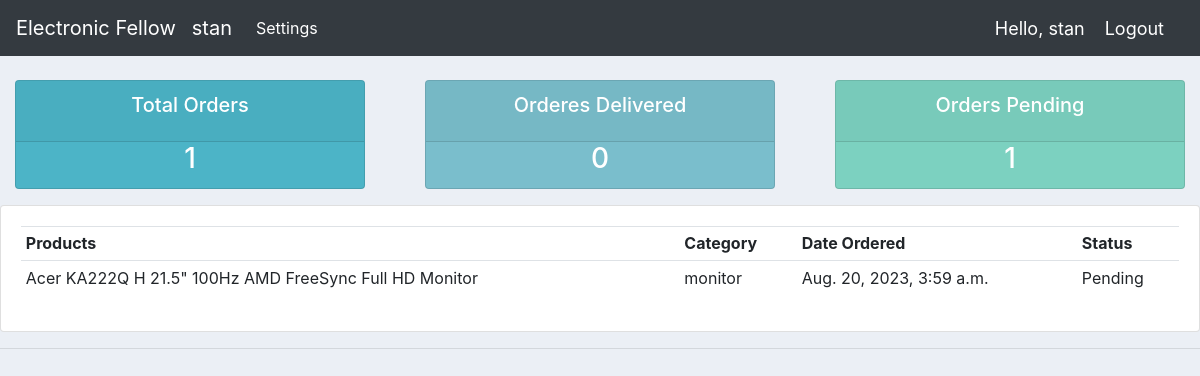
The app's page /user/ (signed in), older data.
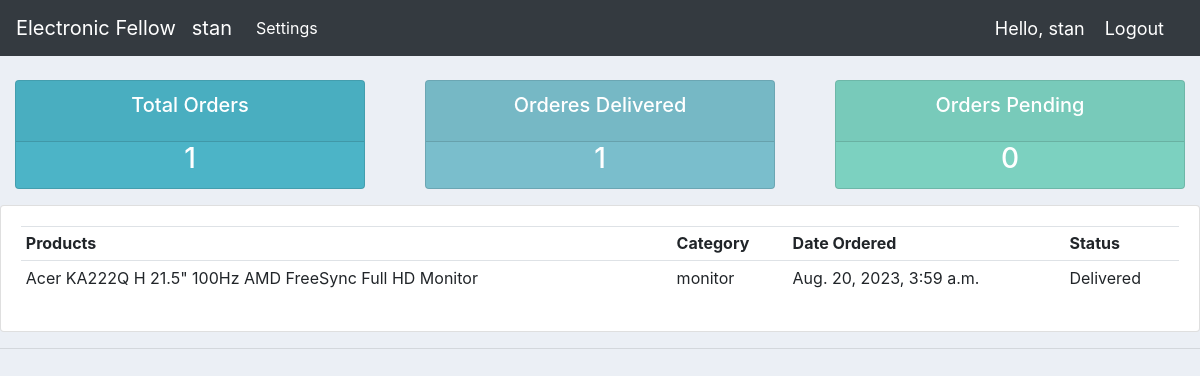
The same page, newer data.
### store/models.py (models this page shows, shortened)
class Order(models.Model):
    STATUS = (
        ('Pending', 'Pending'),
        ('Out of Delivery', 'Out of Delivery'),
        ('Delivered', 'Delivered')
    )
    date_ordered = models.DateTimeField(auto_now_add=True, null=True)
    customer = models.ForeignKey(Customer, on_delete=models.SET_NULL, null = True, blank=True)
    product = models.ForeignKey(Product, on_delete=models.SET_NULL, null = True)
    status = models.CharField(max_length=200, null=True, choices=STATUS)
    complete = models.BooleanField(default=False)
    transaction_id = models.CharField(max_length=100, null=True)

class Product(models.Model):
    name = models.CharField(max_length=200)
    image = models.ImageField(null=True, blank=True)
    price = models.FloatField()
    model = models.CharField(max_length=100)
    processor = models.CharField(max_length=100, null=True, blank=True)
    memory = models.CharField(max_length=100, null=True, blank=True)
    detail = models.TextField(null=True, blank=True)
    category = models.CharField(max_length=200, null=True, blank=True)
    digital = models.BooleanField(default=False, null=True, blank=True)
    date_created = models.DateTimeField(auto_now_add=True, null=True)
    def __str__(self):
        return self.name

### store/decorators.py (the view)
        def wrapper_func(request, *args, **kwargs):
            group=None
            if request.user.groups.exists():
                group = request.user.groups.all()[0].name
            print(group)
            if group in allowed_roles:
                return view_func(request, *args, **kwargs)
            else:
                return HttpResponse('You are not authorized!')

### store/views.py (called while the page is built)
@login_required(login_url='login')
@allowed_users(allowed_roles=['customer'])
def userPage(request):
    orders = request.user.customer.order_set.all()
    print(orders)
    total_orders = orders.count()
    delivered = orders.filter(status='Delivered').count()
    pending = orders.filter(status='Pending').count()
    context = {'orders':orders, 'total_orders':total_orders, 'delivered':delivered, 'pending':pending}
    return render(request, 'store/customer.html', context)

### store/templates/store/customer.html (shortened to what this page needs)
{% extends 'store/base.html' %}
{% load static %}
{% block content %}
{% include 'store/status.html' %}
<div class="row">
    <div class="col-md">
        <div class="card card-body">
            <table class="table table-sm">
                <tr>
                    <th>Products</th>
                    <th>Category</th>
                    <th>Date Ordered</th>
                    <th>Status</th>
                </tr>
                {% for order in orders %}
                <tr>
                    <td>{{order.product}}</td>
                    <td>{{order.product.category}}</td>
                    <td>{{order.date_ordered}}</td>
                    <td>{{order.status}}</td>
                </tr>
                {% endfor %}
            </table>
        </div>
    </div>
</div>
{% endblock %}

Row changes from the older to the newer data that the page shows:
changed Order "Acer KA222Q H 21.5\" 100Hz AMD FreeSync Full HD Monitor": status "Pending" → "Delivered"
Text that changed along with them:
{{ delivered }}: "0" → "1"
{{ pending }}: "1" → "0"
